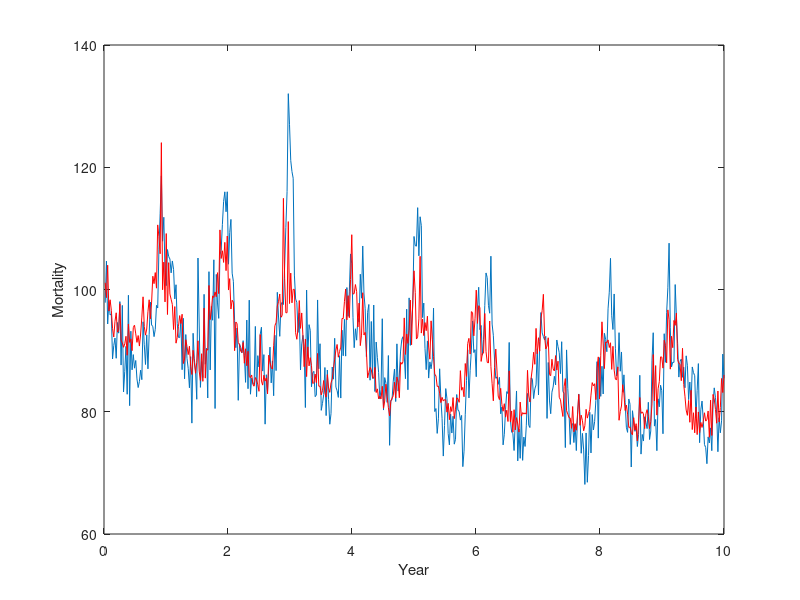

Here is the MATLAB script that generated this plot:
%compute coefficients for model 2.5 in Shumway
%to reproduce fourth line of table 2.2
M =load('shumway_datasets/cmort_series.txt');
T =load('shumway_datasets/tempr_series.txt');
P =load('shumway_datasets/part_series.txt');
T= T - mean(T);

%model 1
q = 5;
k=q;
n = numel(M);
t = ((1:n)*10/n)';
plot(t,M);
xlabel('Year'); ylabel('Mortality'); 

Z = [ones(1,n);    %matrix of inputs
       t';
       T';
       (T.^2)';
       P']';

beta = (Z'*Z)\(Z'*M);
f = beta(1) + beta(2)*t + beta(3)*T + ...
    beta(4)*T.^2 + beta(5)*P;
hold on;
plot(t,f,'r');
SSE= ((M-f)'*(M-f));  %sum of square errors
MSE = SSE/(n-q);     %unbiased mean of SE
SSE1 = (M-mean(M))'*(M-mean(M));
R2 = (SSE1 - SSE)/SSE1;
sigma2 = SSE/n;
AIC = log(sigma2) + (n+2*k)/n;
BIC = log(sigma2) + k*log(n)/n;
